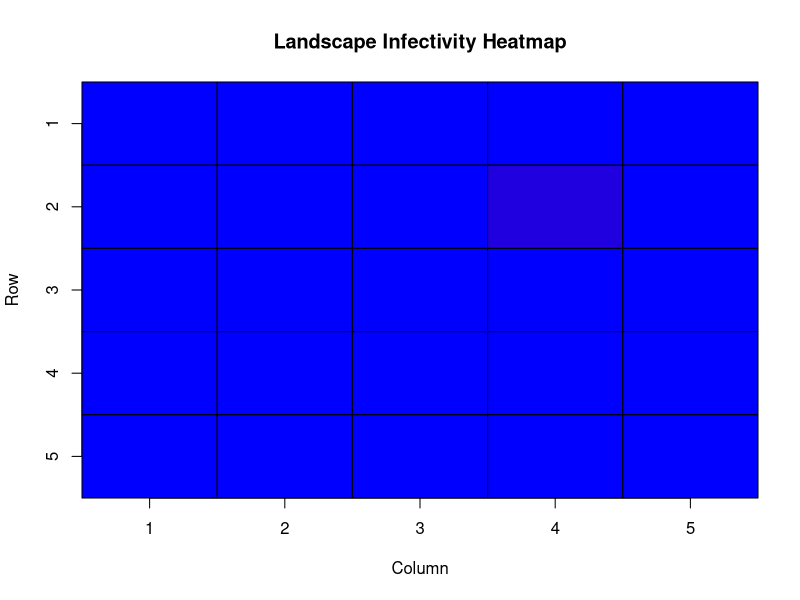
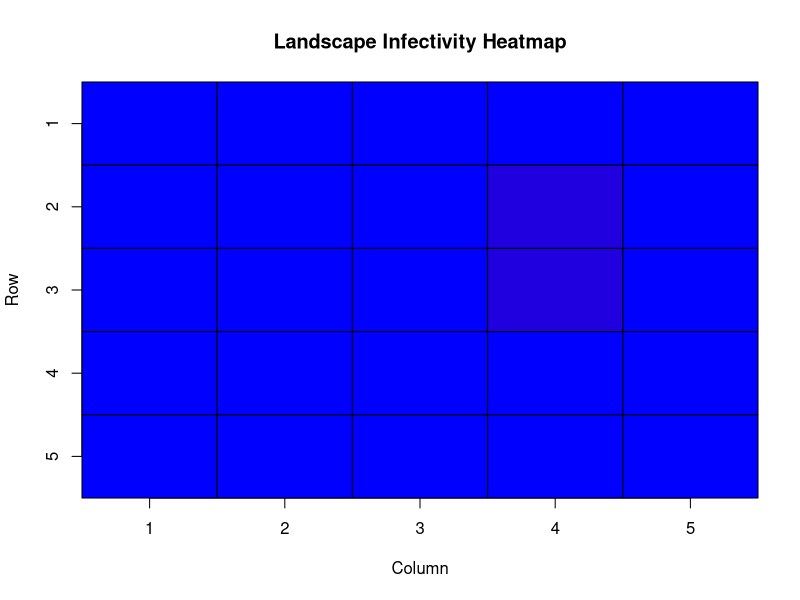
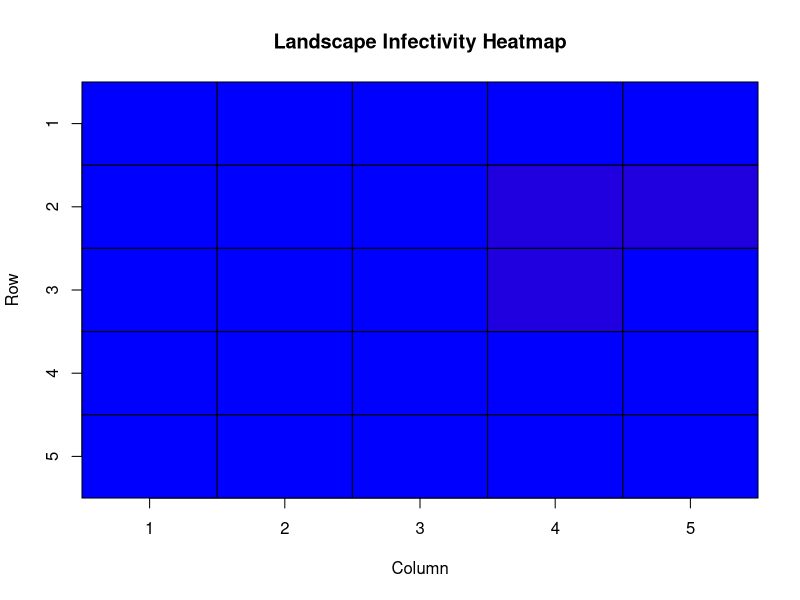
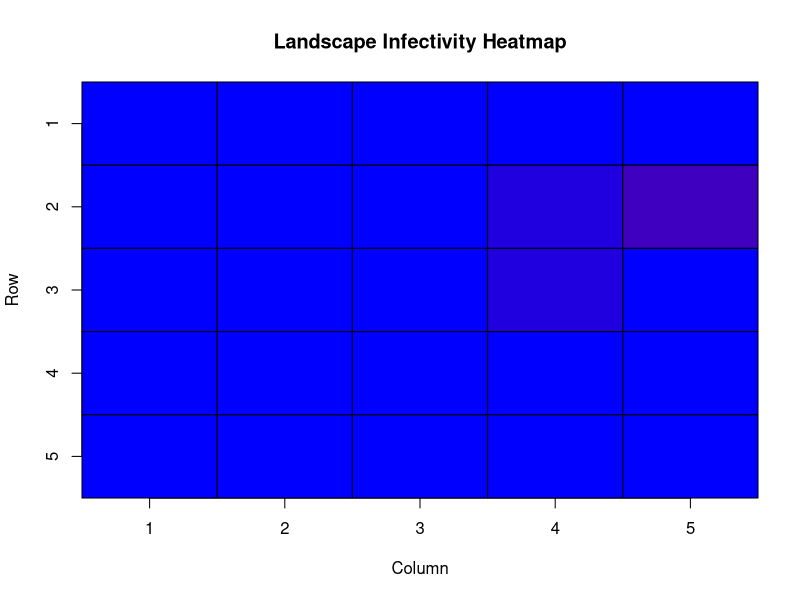
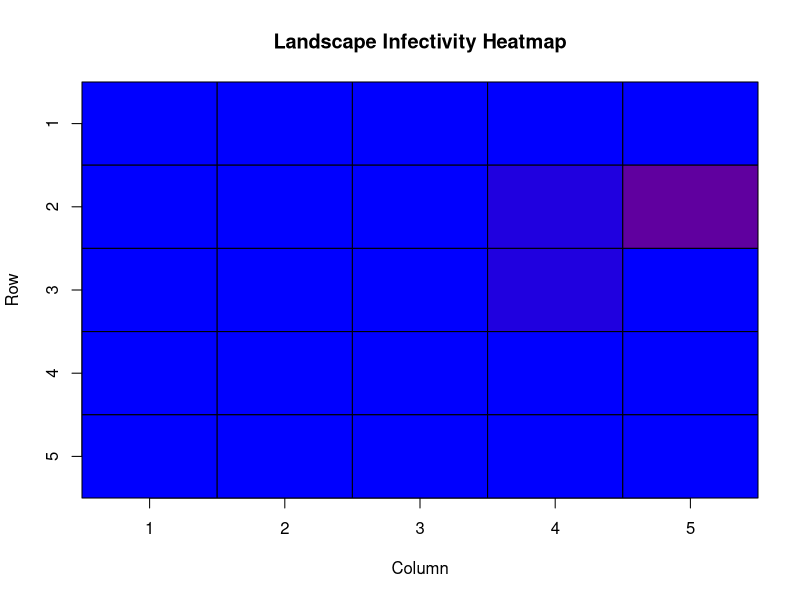
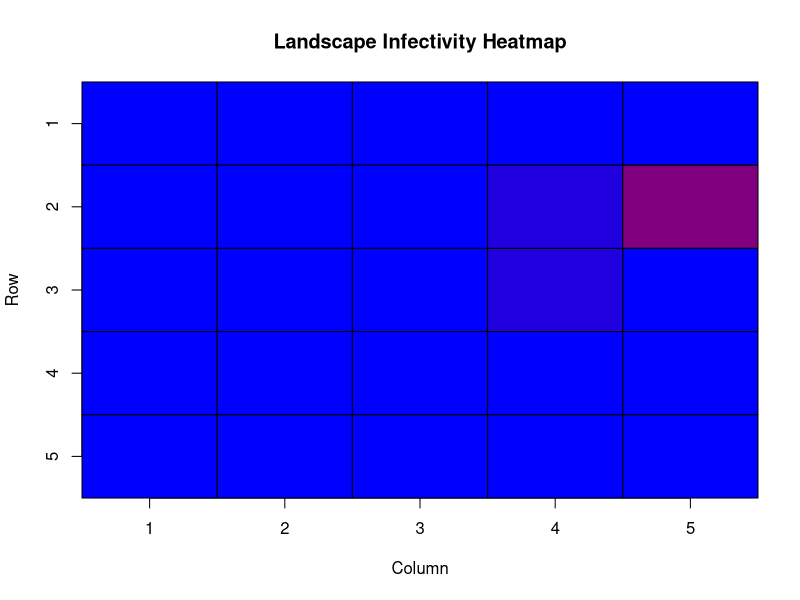
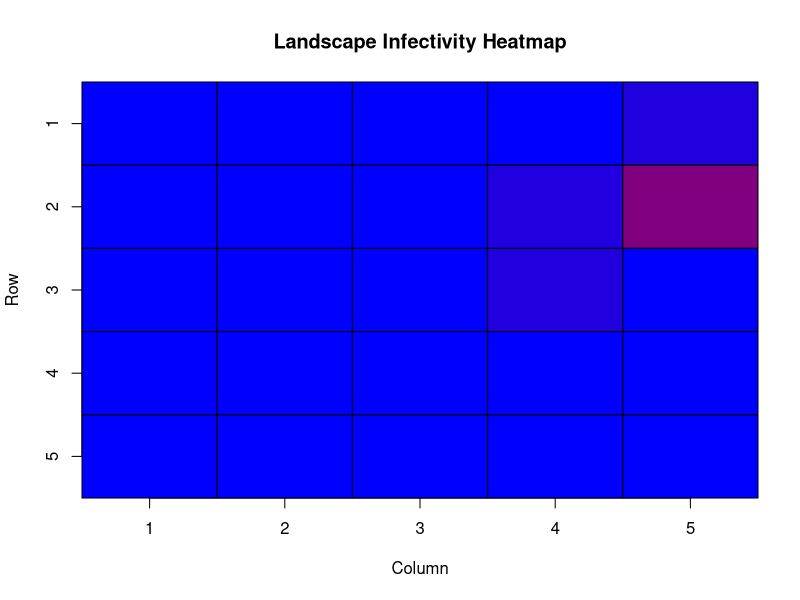
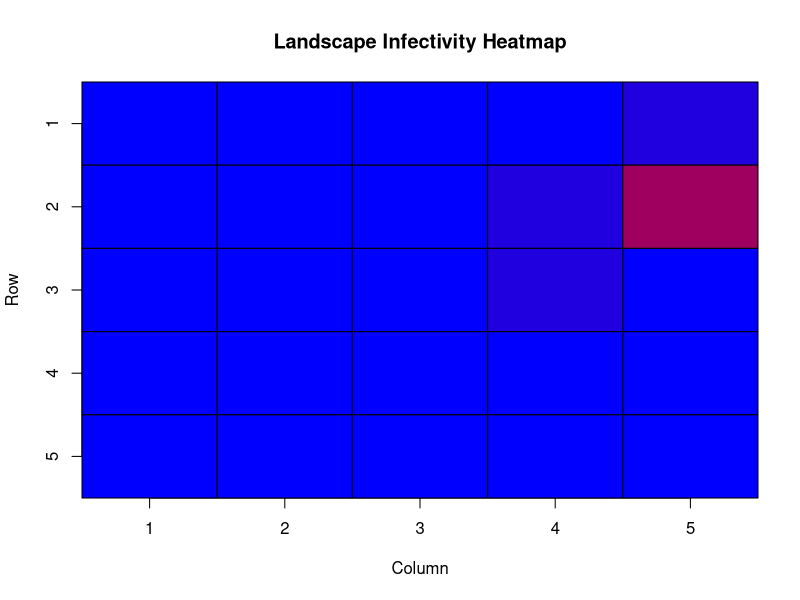

Reproduce these figures in R, in order.
library(tidyverse)
library(plotrix)

#' initiates a landcape matrix of vectors of random 0's and 1's
#' @param nrow number of rows in matrix
#' @param ncol number of columns in matrix
#' @export
make_landscape_matrix <- function(nrow, ncol){
   matrix(sample(c(0,1), replace=TRUE, size=nrow*ncol), nrow=nrow)
}

#' initiates an infection matrix of all 0's
#' @param nrow number of rows in matrix
#' @param ncol number of columns in matrix
#' @export
make_infection_matrix<-function(nrow,ncol){
   matrix(sample(c(0), replace=TRUE, size=nrow*ncol), nrow=nrow)
}
#' Helper function
#' want it to return a list of infected deer
#' @param data_frame holds data about deer
#' @export
get_infected_deer<-function(data_frame){
  # iterator for empty infected_inds array
  j<-1
  infected_inds<-rep()
  for(i in 1:nrow(data_frame)){
    if(data_frame[i,]$status == "I"){
      infected_inds[[j]]<-c(data_frame[i,]$id,
                            data_frame[i,]$xloc,
                            data_frame[i,]$yloc
                            )
      j<-j+1
    }
  }
  infected_inds
}

# TODO use the single parameter used in white's code for the location of the deer

#' Updates individual values within dataframe
#' @param data_frame holds data about deer
#' @param infection_matrix holds data about current infectivity levels of landscape
#' @param infectivity_threshold some amount of disease where infection automatically happens (definitely subject to change)
#' @export
update_infection_statuses<-function(data_frame, infection_matrix, infectivity_threshold){
  inf_inds<-get_infected_deer(data_frame)
  print(length(inf_inds))
  # TODO break this off into it's own function, maybe is_same_location
  for(i in 1:nrow(data_frame)){
    if(data_frame[i,]$status=="S"){
      if(is_cell_inf_val_above_threshold(infection_matrix[data_frame[i,]$xloc + data_frame[i,]$yloc],infectivity_threshold)){
        data_frame[i,]$status = "I"
      }
      else{
        for(j in 1:length(inf_inds)) {
          if(data_frame[i,]$xloc==inf_inds[[j]][2] & 
              data_frame[i,]$yloc==inf_inds[[j]][3] &
              !(data_frame[i,]$id==inf_inds[[j]][1])){
           data_frame[i,]$status = "I"
          }
        }
      }
    }
  }
  data_frame
}

# new function 
# check locations of each deer
# check_locations<-function(ind, data_frame){
#   for(i in data_frame)
# }

#' Helper function
#' Determines if current cell value is above acceptable "infection" threshold
#' @param cell_value current cell coordinate(s)
#' @param infection_matrix holds data about current infectivity levels of landscape
#' @param infectivity_threshold some amount of disease where infection automatically happens (definitely subject to change)
#' @export
is_cell_inf_val_above_threshold<-function(cell_value, infectivity_threshold){
  cell_value>=infectivity_threshold
}

#' Updates the matrix that holds infection levels for the landscape
#' @param data_frame holds data about deer
#' @param inf_matrix holds data about current infectivity levels of landscape
#' @export
update_infection_matrix<-function(inf_matrix, data_frame){
  for(i in 1:nrow(data_frame)){
    if(data_frame[i,]$status == "I")
      inf_matrix[data_frame[i,]$xloc, data_frame[i,]$yloc]<-inf_matrix[data_frame[i,]$xloc,data_frame[i,]$yloc] + 1
  }
  inf_matrix
}

#' Updates individual locations
#' @param data_frame holds data about deer
#' @export
move<-function(data_frame){
  for(i in 1:nrow(data_frame)){
    nbs<-get_neighbors(c(data_frame[i,]$xloc,data_frame[i,]$yloc), num_row, num_col)
    new_loc<-nbs[[round(runif(1,1,length(nbs)))]]
    data_frame[i,]$xloc<-new_loc[[1]]
    data_frame[i,]$yloc<-new_loc[[2]]
  }
  data_frame
}

#' initiates a data frame of deer
#' @param n.initial # deer
#' @param dim dimension of a vector for random assignment of location
#' @param nI # infected individuals to start
#' @export
make_deer <- function(n.initial,dim, nI){
  id<-1:n.initial
  xloc<-round(runif(n.initial, min=1, max=dim))
  yloc<-round(runif(n.initial, min=1, max=dim))
  # vec<-Cmatrix(yloc,xloc,dim)
  I<-sample(1:n.initial, nI)
  status<-rep("S", times=n.initial)
  status[I]<-"I"
  inds <- data.frame(id = id, xloc=xloc, yloc=yloc, status=status, stringsAsFactors=FALSE) 
  inds
}

#' Helper function
#' returns neighborhood of cells as a list of vectors
#' @param loc current coordinates of individual
#' @param nrow # of rows in landscape matrix
#' @param ncol # columns in landscape matrix
#' @export
get_neighbors<-function(loc, nrow, ncol){
  # list iterator
  k=1
  l<-list()
  # check if either x,y element of loc is greater than
  # the dimension of the landscape matrix
  for(i in -1:1){
    for(j in -1:1){
      # case 1 on left or right edge of matrix
      if(!(loc[1]+i < 1 | loc[1]+i > nrow) & !(loc[2]+j < 1 | loc[2]+j > ncol)){
        l[[k]] <- c(loc[1] + i, loc[2] + j)
        k<-k+1
      }
    }
  }
  l
}
# Main simulation
# TODO make main simulation loop, using functional? (lapply)
check_inds_locs<-function(ind, data_frame){
  for(i in 1:nrow(data_frame)){
    if(is_same_location(ind, data_frame[i,]) & is_not_same_id(ind, data_frame[i,])){
      
    }
  }
}

#helper function is location the same
is_same_location<-function(ind1, ind2){
  (ind1$xloc == ind1$yloc) & (ind1$yloc == ind2$yloc)
}

#helper checks if two ids are the same
is_not_same_id<-function(ind1, ind2){
  !(ind1$id == ind2$id)
}

# CONSTANTS
# TODO look into making these changeable by a user in an x11() window?
num_row=5
infectivity_threshold=2
num_col=5
landscape<-make_landscape_matrix(5,5) 
infection_matrix<-make_infection_matrix(5,5)
deer<-make_deer(8,num_row,1)
deer
inf_ind<-get_infected_deer(deer)
for(i in 1:10){
  deer<-update_infection_statuses(deer, infection_matrix, infectivity_threshold)
  infection_matrix<-update_infection_matrix(infection_matrix, deer)
  print(infection_matrix )
  deer<-move(deer)
  print(deer)
  # add a column with the extreme values (-1,1) to calculate
  # the colors, then drop the extra column in the result
  
  # code for movement map
  # matplot(deer$xloc, deer$yloc, type=,pch=1)
  # code for "heatmap"
  cellcol<-color.scale(cbind(infection_matrix,
                             c(8, rep(1,4))), c(0,1), 0, c(1,0))[,1:5]
  color2D.matplot(infection_matrix,cellcolors=cellcol,
                  main="Landscape Infectivity Heatmap")
  # do the legend call separately to get the full range
  color.legend(0,-4,10,-3,legend=c(0,1,2,3,4,5,6,7,8,9,10),
               rect.col=color.scale(c(0:8),c(0,1),0,c(1,0)),align="rb")
  
  Sys.sleep(2)
}
color.scale
